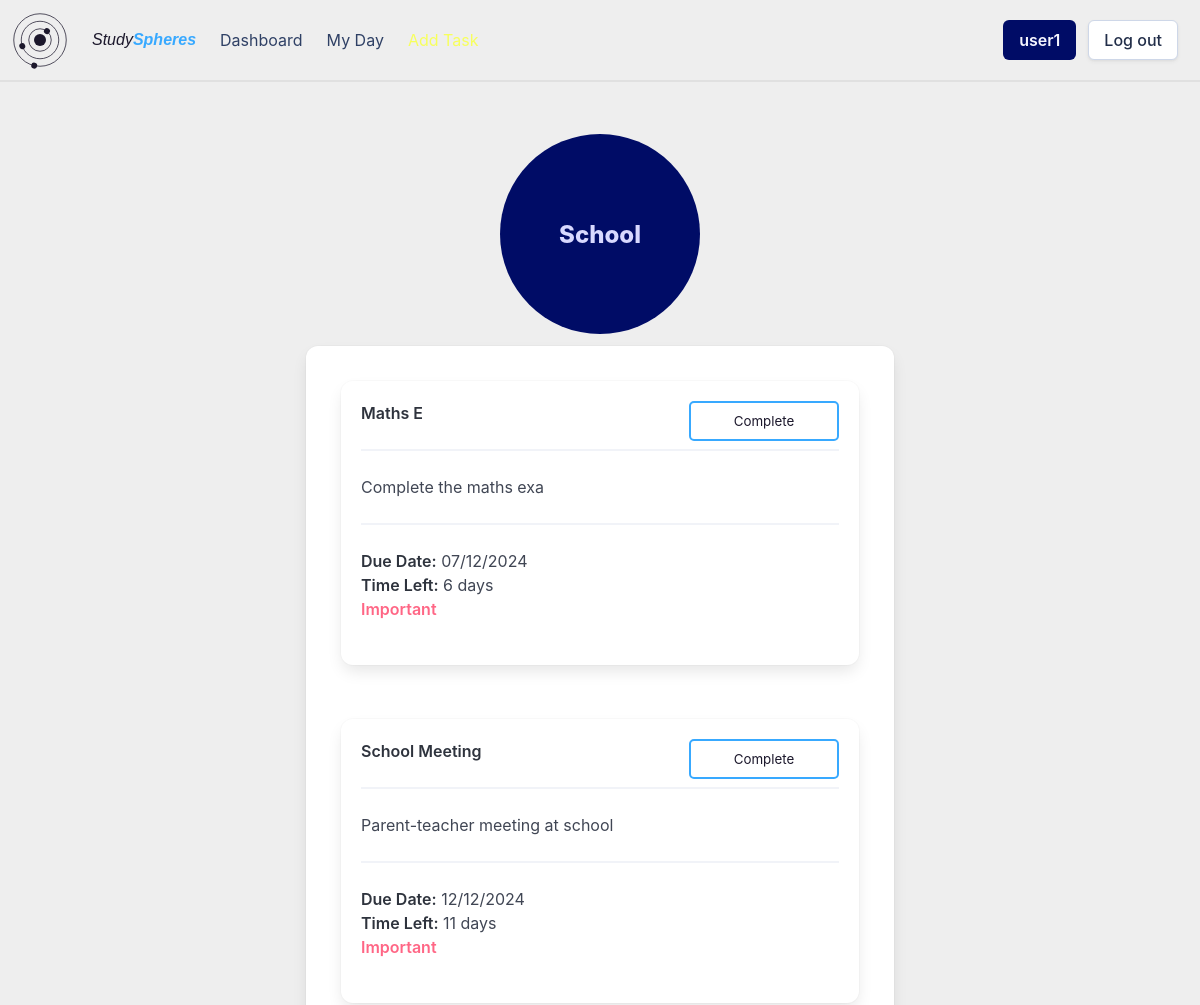
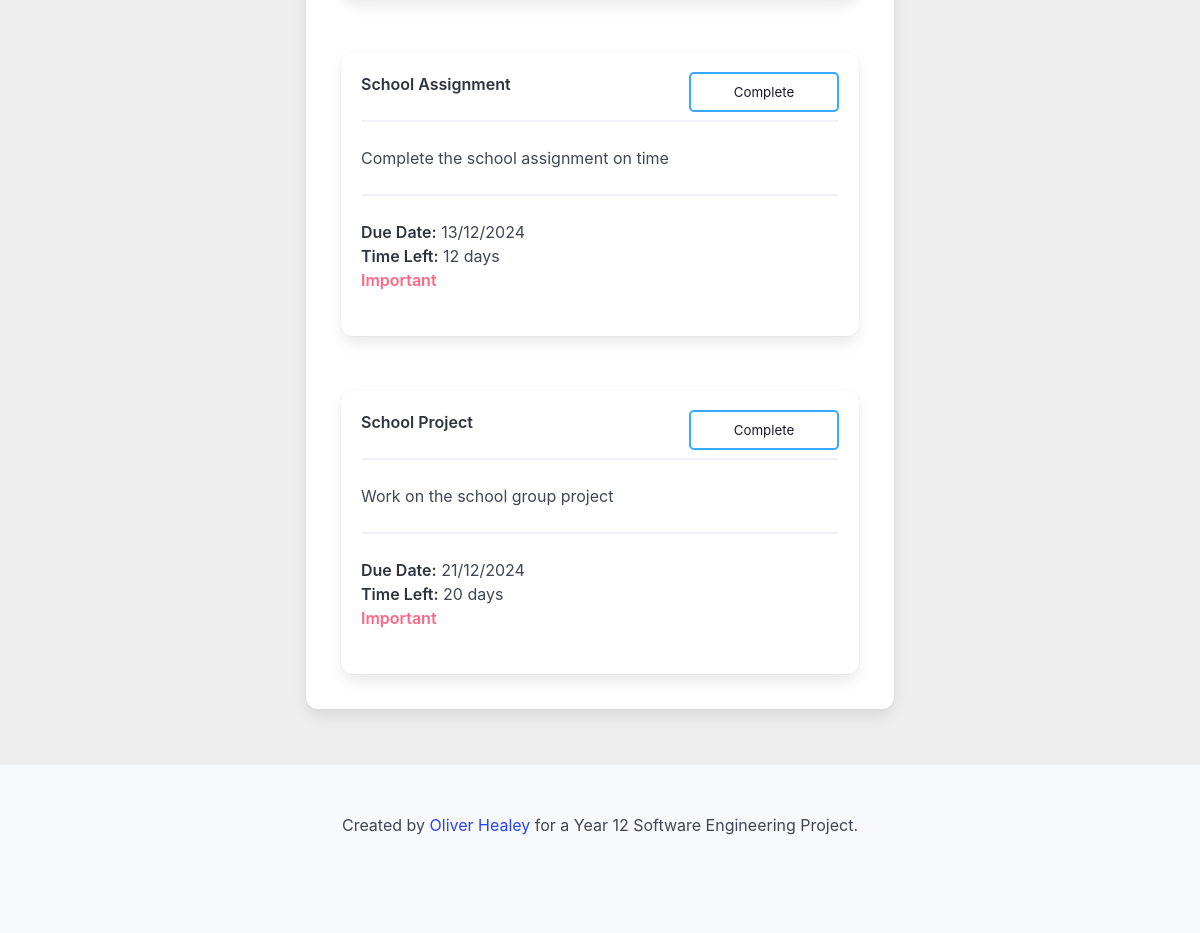
/group/7234d37d-58a1-4633-ba7b-18bb0c3953cb (signed in), run on the app's committed database (2 pictures, top to bottom).
### setup_db.py (models this page shows)
class Group(Base):
    __tablename__ = 'groups'
    group_id = Column(String, primary_key=True, nullable=False)
    group_name = Column(String, nullable=False)
    user_id = Column(String, ForeignKey('userdetails.id'), nullable=False)
    user = relationship('User', back_populates='groups')
    tasks = relationship('Task', back_populates='groups')

class Task(Base):
    __tablename__ = 'tasks'
    task_id = Column(String, primary_key=True)
    name = Column(String, nullable=False)
    details = Column(String)
    important = Column(Boolean, nullable=False)
    due_date = Column(DateTime, nullable=False)
    completed = Column(Boolean, nullable=False)
    repeat = Column(String, nullable=False)
    user_id = Column(String, ForeignKey('userdetails.id'), nullable=False)
    group_id = Column(String, ForeignKey('groups.group_id'), nullable=False)
    user = relationship('User', back_populates='tasks')
    groups = relationship('Group', back_populates='tasks')

### app.py (the view)
@app.route('/group/<group_id>')
def viewGroup(group_id):
    if flaskSession.get('userId') is None:
        return redirect(url_for('login'))
    userId = flaskSession.get('userId')
    group = sessionDb.query(Group).filter(Group.group_id == group_id, Group.user_id == userId).first()
    tasks = sessionDb.query(Task).filter(Task.group_id == group_id).order_by(Task.due_date).all()
    date = datetime.datetime.now().date()
    return render_template('group.html', group=group, tasks=tasks, showDetails=True, date=date)

### templates/group.html (shortened to what this page needs)
{% extends 'base_loggedin.html' %}
{% block content %}
    <div class="circle-holder column is-full is-centered">
        <div class="group-circle" onclick="window.location.href='/group/{{ group.group_id }}'">
            <div class="hero-body">
                <p class="group-circle-title title is-4">{{ group.group_name }}</p>
            </div>
        </div>
    </div>
    <div class="columns is-centered">
        <div class="column is-half">
            <div class="box">
                <div class="columns is-multiline">
                    {% for task in tasks %}
                        {% if task.group_id == group.group_id %}
                            <div class="column is-full">
                                {% include 'task_box.html' %}
                            </div>
                        {% endif %}
                    {% endfor %}
                </div>
            </div>
        </div>
    </div>
{% endblock %}

### templates/task_box.html (shortened to what this page needs)
<div class="box task-box {% if date > task.due_date.date() and not task.completed %}overdue-task{% endif %}" onclick="window.location.href='/task/{{ task.task_id }}'">
    <div class="content">
        <p>
            <strong class="{{ 'has-text-success' if task.completed else '' }}">{{ task.name }}</strong>
            <hr>
            {% if showDetails %}
                {% if task.details %}
                    {{ task.details }}
                {% else %}
                    No details available.
                {% endif %}
                <hr>
            {% endif %}
            {% if not task.completed %}
                <strong>Due Date:</strong> {{ task.due_date.strftime('%d/%m/%Y') }}<br>
                {% if date < task.due_date.date() %}
                    <strong>Time Left:</strong> {{ (task.due_date.date() - date).days }} days<br>
                {% elif date == task.due_date.date() %}
                    <strong class="has-text-warning">Due Today</strong><br>
                {% else %}
                    <strong class="has-text-danger">Overdue</strong><br>
                {% endif %}
                {% if task.important %}
                    <strong class="has-text-danger circle-header">Important</strong><br>
                {% endif %}
            {% else %}
                <strong class="has-text-success">Task Complete</strong>
            {% endif %}
        </p>
    </div>
    {% if not task.completed %}
        <form action="/complete" method="POST">
            <input type="submit" value="Complete" class="task-complete-button">
        </form>
    {% else %}
        <form action="/decomplete" method="POST">
            <input type="hidden" name="task_id" value="{{ task.task_id }}">
            <input type="submit" value="Remove Complete" class="task-complete-button">
        </form>
    {% endif %}
</div>

### static/styles/styles.css (style rules this page uses)
:root { --bulma-primary-h: 206deg; --bulma-primary-l: 61%; --bulma-link-l: 20%; --bulma-info-h: 63deg; --bulma-info-l: 68%; --bulma-scheme-s: 36%; --bulma-body-background-color: light-dark(#eeeeee, #0f141f); color-scheme: light dark; --accent-color: light-dark(#1c182c, #e0e0e0); --accent-color-invert: light-dark(#e0e0e0, #160f34); --warning-color: light-dark(#ffdddd, #330000); }
body { margin: none; padding: none; }
.hero-body { padding: 20px; }
.circle-holder { display: flex; justify-content: center; align-items: center; }
.group-circle { position: relative; border-radius: 50%; width: 200px; text-align: center; align-content: center; overflow: visible; height: 200px; background-color: var(--bulma-link); }
.group-circle-title { color: #d8d9ff; }
.circle-header { color: #1c182c; }
.task-box { position: relative; overflow: hidden; transition: all 0.5s; cursor: pointer; margin: 15px; }
.task-box:before { content: ''; position: absolute; opacity: 0; height: 100%; width: 100%; top: 0px; bottom: 0px; right: 0px; align-content: center; padding: 10px; transition: 0.5s; color: #0f141f; background-color: var(--bulma-primary); }
.task-box:after { content: 'Click for more details...'; opacity: 0; position: absolute; bottom: -20px; right: 20px; transition: 0.5s; font-size: 0.7rem; }
.task-complete-button { position: absolute; top: 20px; right: 20px; width: 150px; height: 40px; background-color: transparent; border: var(--bulma-primary) solid 2px; color: var(--accent-color); border-radius: 5px; padding: 5px; cursor: pointer; }

### data on the page
Group: group_name "School"
Task: name "Maths E", details "Complete the maths exa", due_date "07/12/2024", (task.due_date.date()-date).days "6", important "Important"
Task: name "School Meeting", details "Parent-teacher meeting at school", due_date "12/12/2024", (task.due_date.date()-date).days "11", important "Important"
Task: name "School Assignment", details "Complete the school assignment on time", due_date "13/12/2024", (task.due_date.date()-date).days "12", important "Important"
Task: name "School Project", details "Work on the school group project", due_date "21/12/2024", (task.due_date.date()-date).days "20", important "Important"

### other printed values
{{ session['username'] }} "user1"
